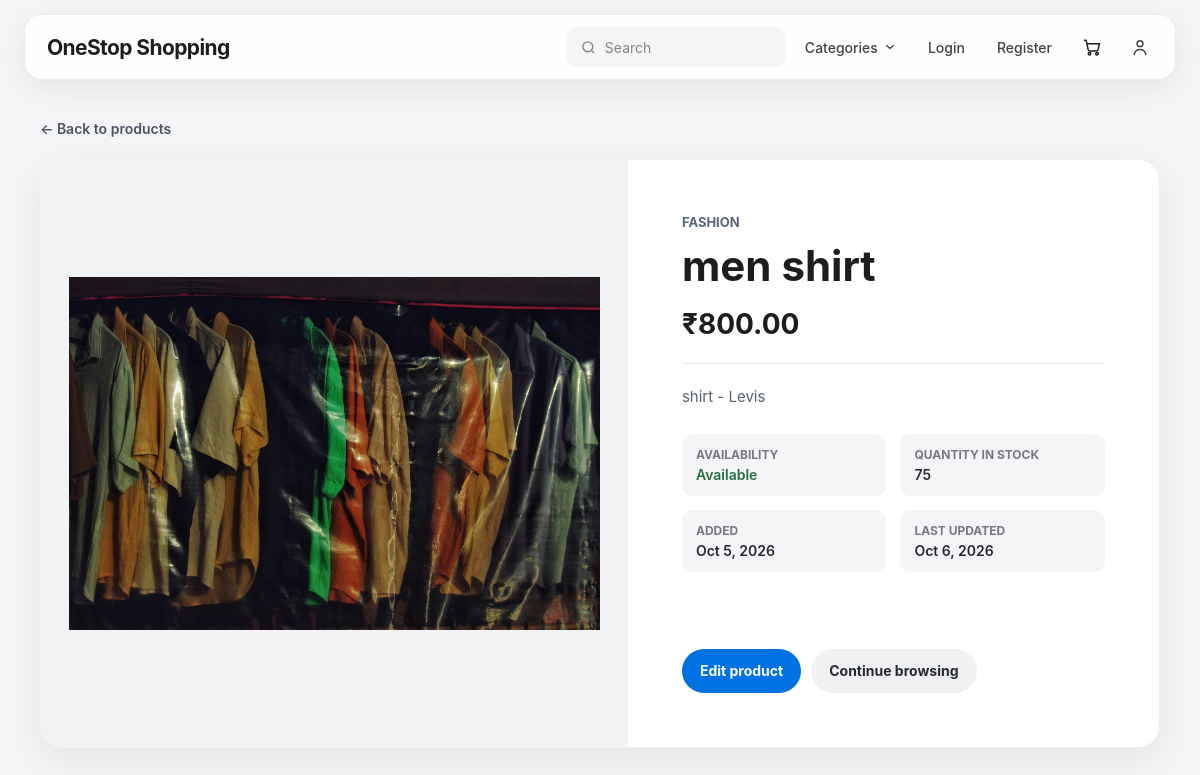
The app's page /products/details/6/ with its own data.
### products/models.py (models this page shows, shortened)
class Products(models.Model):
    product_name = models.CharField(max_length=50)
    Category = models.ForeignKey(Category, on_delete=models.CASCADE)
    description = models.TextField()
    quantity = models.IntegerField()
    price = models.DecimalField(max_digits=20, decimal_places=2)
    created_at = models.DateTimeField(auto_now_add=True)  # this is available at the time of product creation, it wont change at all
    image = models.ImageField(upload_to='products/', blank=True)
    updated_at = models.DateTimeField(auto_now=True)
    is_available = models.BooleanField(default=True)

class Category(models.Model):
    name = models.CharField(max_length=20, unique=True)
    description = models.TextField(blank=True)
    image = models.ImageField(upload_to='category/', blank=True, null=True)
    created_at = models.DateTimeField(auto_now_add=True)

### products/views.py (the view)
# urls.py: path('details/<int:pk>/', product_details, name='product_details'),
def product_details(request, pk):
    product = get_object_or_404(Products, pk=pk)
    data = {'product': product}
    return render(request, 'products/product_details.html', context=data)

### products/context_processors.py (called while the page is built)
def category_list(request):
    categories = list(Category.objects.order_by("name"))
    category_id = request.GET.get("category")
    selected_category = next(
        (category for category in categories if str(category.pk) == category_id),
        None,
    )
    return {
        "categories": categories,
        "selected_category": selected_category,
    }

### templates/products/product_details.html (shortened to what this page needs)
{% extends "base.html" %}
{% block content %}
<main class="detail-page">
    <nav class="detail-topbar" aria-label="Product navigation">
        <a class="back-link" href="{% url 'product_list' %}">← Back to products</a>
    </nav>
    <article class="detail-layout">
        <div class="detail-media">
            {% if product.image %}
                <img class="detail-image" src="{{ product.image.url }}" alt="{{ product.product_name }}">
            {% else %}
                <p class="detail-no-image">No product image available</p>
            {% endif %}
        </div>
        <div class="detail-content">
            <p class="detail-category">{{ product.Category.name }}</p>
            <h1>{{ product.product_name }}</h1>
            <p class="detail-price">₹{{ product.price|floatformat:2 }}</p>
            <div class="detail-description">
                {{ product.description|linebreaksbr }}
            </div>
            <dl class="detail-meta">
                <div class="meta-item">
                    <dt>Availability</dt>
                    <dd class="{% if product.is_available %}availability{% else %}unavailable{% endif %}">
                        {% if product.is_available %}Available{% else %}Unavailable{% endif %}
                    </dd>
                </div>
                <div class="meta-item">
                    <dt>Quantity in stock</dt>
                    <dd>{{ product.quantity }}</dd>
                </div>
                <div class="meta-item">
                    <dt>Added</dt>
                    <dd>{{ product.created_at|date:"M j, Y" }}</dd>
                </div>
                <div class="meta-item">
                    <dt>Last updated</dt>
                    <dd>{{ product.updated_at|date:"M j, Y" }}</dd>
                </div>
            </dl>
            <div class="detail-actions">
                <a class="detail-button detail-button-primary" href="{% url 'product_update' product.pk %}">Edit product</a>
                <a class="detail-button detail-button-secondary" href="{% url 'product_list' %}">Continue browsing</a>
            </div>
        </div>
    </article>
</main>
{% endblock %}

### templates/base.html (style rules this page uses)
* { margin: 0; padding: 0; box-sizing: border-box; }
html { scroll-behavior: smooth; }
body { font-family: -apple-system, BlinkMacSystemFont, "SF Pro Display", "SF Pro Text", "Segoe UI", sans-serif; background: #f5f5f7; color: #1d1d1f; min-height: 100vh; -webkit-font-smoothing: antialiased; }
a { text-decoration: none; color: inherit; }

### templates/products/product_details.html (style rules this page uses)
.detail-page { width: min(1120px, calc(100% - 40px)); margin: 0 auto; padding: 44px 0 72px; }
.detail-topbar { display: flex; align-items: center; justify-content: space-between; gap: 16px; margin-bottom: 22px; }
.back-link { color: #4b5563; font-size: 14px; font-weight: 600; }
.detail-layout { display: grid; grid-template-columns: minmax(0, 1.05fr) minmax(320px, 0.95fr); overflow: hidden; background: #ffffff; border: 1px solid rgba(0, 0, 0, 0.06); border-radius: 22px; box-shadow: 0 12px 38px rgba(0, 0, 0, 0.07); }
.detail-media { min-height: 460px; display: grid; place-items: center; padding: 28px; background: #f0f2f4; }
.detail-image { display: block; width: 100%; height: 100%; max-height: 560px; aspect-ratio: 1 / 1; object-fit: contain; border-radius: 12px; }
.detail-content { min-width: 0; padding: clamp(26px, 5vw, 54px); display: flex; flex-direction: column; align-items: flex-start; }
.detail-category { margin: 0 0 12px; color: #596579; font-size: 13px; font-weight: 700; text-transform: uppercase; }
.detail-content h1 { margin: 0; color: #1d1d1f; font-size: clamp(30px, 4vw, 42px); line-height: 1.12; overflow-wrap: anywhere; }
.detail-price { margin: 18px 0 22px; color: #1d1d1f; font-size: 28px; font-weight: 700; }
.detail-description { width: 100%; padding-top: 20px; border-top: 1px solid #e5e7eb; color: #59616b; font-size: 15px; line-height: 1.75; overflow-wrap: anywhere; }
.detail-meta { width: 100%; margin: 24px 0 0; display: grid; grid-template-columns: repeat(2, minmax(0, 1fr)); gap: 14px; }
.meta-item { padding: 13px 14px; background: #f5f5f7; border-radius: 10px; }
.meta-item dt { margin-bottom: 4px; color: #747982; font-size: 12px; font-weight: 700; text-transform: uppercase; }
.meta-item dd { margin: 0; color: #252a30; font-size: 14px; font-weight: 600; overflow-wrap: anywhere; }
.availability { color: #247044 !important; }
.detail-actions { width: 100%; margin-top: auto; padding-top: 28px; display: flex; flex-wrap: wrap; gap: 10px; }
.detail-button { min-height: 44px; padding: 11px 18px; display: inline-flex; align-items: center; justify-content: center; border-radius: 999px; font-size: 14px; font-weight: 650; transition: background 0.2s ease, transform 0.2s ease; }
.detail-button-primary { background: #0071e3; color: #ffffff; }
.detail-button-secondary { background: #f0f1f3; color: #262a30; }

### records on screen
Products: image (picture), Category.name "FASHION", product_name "men shirt", price "800.00", description "shirt - Levis", quantity "75", created_at "Oct 5, 2026", updated_at "Oct 6, 2026"
